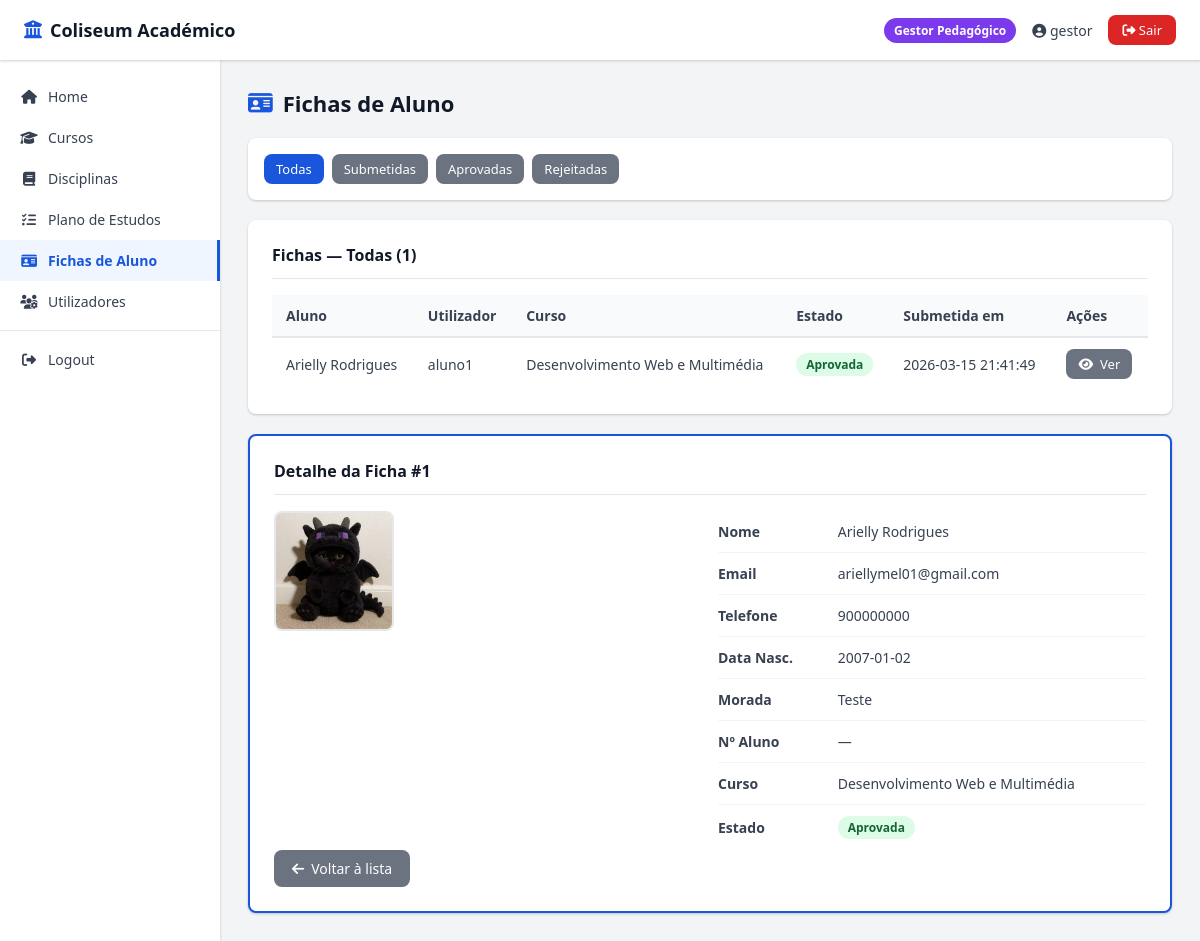
The page /fichas_validar.php?ver=1&estado=todas (signed in) on the database its author committed.
### tables this page shows
CREATE TABLE `fichas_aluno` (
  `ID` int(11) NOT NULL,
  `user_id` int(11) NOT NULL,
  `nome` varchar(150) NOT NULL,
  `email` varchar(150) NOT NULL,
  `telefone` varchar(20) DEFAULT NULL,
  `data_nascimento` date DEFAULT NULL,
  `morada` varchar(255) DEFAULT NULL,
  `curso_id` int(11) NOT NULL,
  `foto` varchar(255) DEFAULT NULL,
  `estado` enum('rascunho','submetida','aprovada','rejeitada') NOT NULL DEFAULT 'rascunho',
  `observacoes` text DEFAULT NULL,
  `validado_por` int(11) DEFAULT NULL,
  `data_validacao` datetime DEFAULT NULL,
  `criado_em` datetime NOT NULL DEFAULT current_timestamp(),
  `atualizado_em` datetime NOT NULL DEFAULT current_timestamp() ON UPDATE current_timestamp()
);

CREATE TABLE `users` (
  `ID` int(11) NOT NULL,
  `login` varchar(100) NOT NULL,
  `pwd` varchar(255) NOT NULL,
  `grupo` int(11) NOT NULL,
  `numero_aluno` varchar(20) DEFAULT NULL COMMENT 'Só para grupo=3; atribuído automaticamente a partir de 500'
);

CREATE TABLE `cursos` (
  `ID` int(11) NOT NULL,
  `Nome` varchar(200) NOT NULL,
  `ativo` tinyint(1) NOT NULL DEFAULT 1
);

### fichas_validar.php (the view, shortened to what this page needs)
<?php
require_once 'acessoBD.php';
require_once 'includes/layout.php';
$filtroEstado = $_GET['estado'] ?? 'submetida';
$estados = ['todas' => 'Todas', 'submetida' => 'Submetidas', 'aprovada' => 'Aprovadas', 'rejeitada' => 'Rejeitadas'];
$where = $filtroEstado !== 'todas' ? "WHERE fa.estado=:estado" : "";
$stmt = $pdo->prepare("
  SELECT fa.*, c.Nome AS curso, u.login AS login_aluno
  FROM fichas_aluno fa
  JOIN cursos c ON fa.curso_id=c.ID
  JOIN users u ON fa.user_id=u.ID
  $where
  ORDER BY fa.criado_em DESC
");
$stmt->execute();
$fichas = $stmt->fetchAll();
?>
<h1 class="page-title">
  <i class="fa-solid fa-id-card"></i> Fichas de Aluno
</h1>
<div class="card filtros-box">
  <div class="filtros-group">
    <?php foreach ($estados as $k => $v): ?>
      <a href="?estado=<?= $k ?>" class="btn btn-sm <?= $filtroEstado === $k ? 'btn-primary' : 'btn-secondary' ?>">
        <?= $v ?>
      </a>
    <?php endforeach; ?>
  </div>
</div>
<div class="card">
  <div class="card-title">
    Fichas — <?= $estados[$filtroEstado] ?> (<?= count($fichas) ?>)
  </div>
  <?php if (empty($fichas)): ?>
    <p class="text-muted">Nenhuma ficha encontrada.</p>
  <?php else: ?>
    <div class="table-wrap">
      <table>
        <tr>
          <th>Aluno</th>
          <th>Utilizador</th>
          <th>Curso</th>
          <th>Estado</th>
          <th>Submetida em</th>
          <th>Ações</th>
        </tr>
        <?php foreach ($fichas as $f): ?>
          <tr>
            <td><?= htmlspecialchars($f['nome']) ?></td>
            <td><?= htmlspecialchars($f['login_aluno']) ?></td>
            <td><?= htmlspecialchars($f['curso']) ?></td>
            <td>
              <span class="badge badge-<?= $f['estado'] ?>">
                <?= ucfirst($f['estado']) ?>
              </span>
            </td>
            <td><?= htmlspecialchars($f['criado_em']) ?></td>
            <td>
              <a class="btn btn-sm btn-secondary" href="?ver=<?= $f['ID'] ?>&estado=<?= $filtroEstado ?>">
                <i class="fa-solid fa-eye"></i> Ver
              </a>
            </td>
          </tr>
        <?php endforeach; ?>
      </table>
    </div>
  <?php endif; ?>
</div>
<?php
if (isset($_GET['ver'])) {
  $id = (int) $_GET['ver'];
  $s = $pdo->prepare("SELECT fa.*, c.Nome AS curso FROM fichas_aluno fa JOIN cursos c ON fa.curso_id=c.ID WHERE fa.ID=?");
  $s->execute([$id]);
  $f = $s->fetch();
  if ($f):
    ?>
    <div class="card card-highlight">
      <div class="card-title">Detalhe da Ficha #<?= $f['ID'] ?></div>
      <div class="form-row">
        <div>
          <?php if ($f['foto']): ?>
            <img src="uploads/fotos/<?= htmlspecialchars($f['foto']) ?>" class="foto-aluno">
          <?php else: ?>
            <div class="foto-placeholder">
              <i class="fa-solid fa-user fa-2x"></i>
            </div>
          <?php endif; ?>
        </div>
        <div>
          <table class="table-details">
            <tr>
              <td>Nome</td>
              <td><?= htmlspecialchars($f['nome']) ?></td>
            </tr>
            <tr>
              <td>Email</td>
              <td><?= htmlspecialchars($f['email']) ?></td>
            </tr>
            <tr>
              <td>Telefone</td>
              <td><?= htmlspecialchars($f['telefone'] ?? '—') ?></td>
            </tr>
            <tr>
              <td>Data Nasc.</td>
              <td><?= htmlspecialchars($f['data_nascimento'] ?? '—') ?></td>
            </tr>
            <tr>
              <td>Morada</td>
              <td><?= htmlspecialchars($f['morada'] ?? '—') ?></td>
            </tr>
            <tr>
              <td>Nº Aluno</td>
              <td><?= htmlspecialchars($f['numero_aluno'] ?? '—') ?></td>
            </tr>
            <tr>
              <td>Curso</td>
              <td><?= htmlspecialchars($f['curso']) ?></td>
            </tr>
            <tr>
              <td>Estado</td>
              <td><span class="badge badge-<?= $f['estado'] ?>"><?= ucfirst($f['estado']) ?></span></td>
            </tr>
          </table>
        </div>
      </div>
      <?php if ($f['estado'] === 'submetida'): ?>
        <hr class="hr-divider">
        <form method="POST">
          <input type="hidden" name="ficha_id" value="<?= $f['ID'] ?>">
          <div class="form-group">
            <label>Observações</label>
            <textarea class="form-control" name="observacoes" rows="3"></textarea>
          </div>
          <div class="btn-group">
            <button class="btn btn-success" name="acao" value="aprovada">
              <i class="fa-solid fa-circle-check"></i> Aprovar
            </button>
            <button class="btn btn-danger" name="acao" value="rejeitada">
              <i class="fa-solid fa-circle-xmark"></i> Rejeitar
            </button>
            <a class="btn btn-secondary" href="fichas_validar.php">
              <i class="fa-solid fa-arrow-left"></i> Voltar
            </a>
          </div>
        </form>
      <?php else: ?>
        <a class="btn btn-secondary" href="fichas_validar.php">
          <i class="fa-solid fa-arrow-left"></i> Voltar à lista
        </a>
      <?php endif; ?>
    </div>
  <?php endif;
} ?>

### includes/layout.php (style rules this page uses)
:root { --primary: #1a56db; --primary-d: #1540a8; --gestor: #7c3aed; --funcionario: #0891b2; --aluno: #059669; --danger: #dc2626; --warning: #d97706; --success: #16a34a; --gray-50: #f9fafb; --gray-100: #f3f4f6; --gray-200: #e5e7eb; --gray-500: #6b7280; --gray-700: #374151; --gray-900: #111827; --radius: 8px; --shadow: 0 1px 3px rgba(0, 0, 0, .12), 0 1px 2px rgba(0, 0, 0, .08); }
* { margin: 0; padding: 0; box-sizing: border-box; font-family: 'Segoe UI', Arial, sans-serif; }
body { background: var(--gray-100); min-height: 100vh; display: flex; flex-direction: column; }
.page-title { font-size: 22px; font-weight: 700; color: var(--gray-900); margin-bottom: 20px; display: flex; align-items: center; gap: 10px; }
.page-title i { color: var(--primary); }
.card { background: white; border-radius: var(--radius); padding: 24px; box-shadow: var(--shadow); margin-bottom: 20px; }
.card-title { font-size: 16px; font-weight: 600; color: var(--gray-900); margin-bottom: 16px; padding-bottom: 12px; border-bottom: 1px solid var(--gray-200); }
.form-row { display: grid; grid-template-columns: 1fr 1fr; gap: 16px; }
.btn { display: inline-flex; align-items: center; gap: 7px; padding: 9px 18px; border-radius: var(--radius); font-size: 14px; font-weight: 500; cursor: pointer; text-decoration: none; border: none; transition: .2s; }
.btn-primary { background: var(--primary); color: white; }
.btn-secondary { background: var(--gray-500); color: white; }
.btn-sm { padding: 6px 12px; font-size: 13px; }
.table-wrap { overflow-x: auto; }
table { width: 100%; border-collapse: collapse; }
th, td { padding: 11px 14px; text-align: left; font-size: 14px; }
th { background: var(--gray-50); font-weight: 600; color: var(--gray-700); border-bottom: 2px solid var(--gray-200); }
td { border-bottom: 1px solid var(--gray-100); color: var(--gray-700); }
tr:last-child td { border-bottom: none; }
.badge { display: inline-block; padding: 3px 10px; border-radius: 20px; font-size: 12px; font-weight: 600; }
.badge-aprovada, .badge-aprovado { background: #dcfce7; color: #166534; }

### fichas_validar.php (style rules this page uses)
.filtros-box { padding: 16px; }
.filtros-group { display: flex; gap: 8px; flex-wrap: wrap; }
.card-highlight { border: 2px solid #1a56db; }
.foto-aluno { width: 120px; height: 120px; object-fit: cover; border-radius: 8px; border: 2px solid #e5e7eb; margin-bottom: 12px; }
.table-details td:first-child { font-weight: 600; padding: 4px 12px 4px 0; color: #374151; }

### rows shown on the page
fichas_aluno: nome "Arielly Rodrigues", user.login "aluno1", curso.Nome "Desenvolvimento Web e Multimédia", estado "Aprovada", criado_em "2026-03-15 21:41:49", ID "1", foto (picture), email "ariellymel01@gmail.com", telefone "900000000", data_nascimento "2007-01-02", morada "Teste"

### other values the page prints
$grupoNome "Gestor Pedagógico"
$user "gestor"
$item['label'] "Home"
$item['label'] "Cursos"
$item['label'] "Disciplinas"
$item['label'] "Plano de Estudos"
$item['label'] "Fichas de Aluno"
$item['label'] "Utilizadores"
$v "Todas"
$v "Submetidas"
$v "Aprovadas"
$v "Rejeitadas"
$estados[$filtroEstado] "Todas"
count($fichas) "1"
$f['numero_aluno'] "—"
